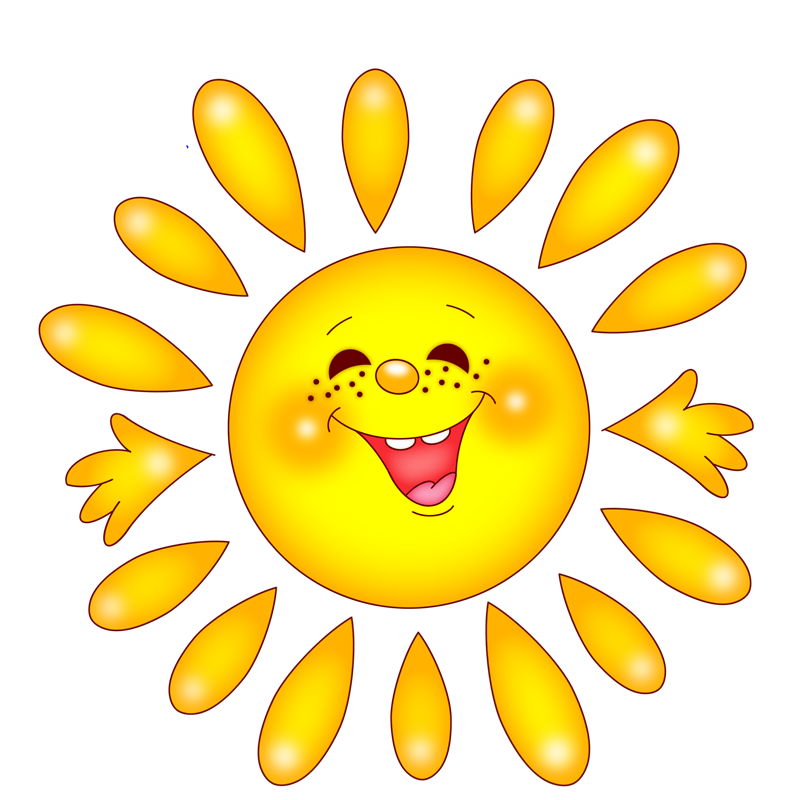
#> input picture OOP/1.png, 800 x 800 px; its folder holds only this picture in this run
$ python 9.py
#> lines starting #> are read from the running program, lines starting #| are printed output that depends on the picture
import os, glob
from PIL import Image, ImageDraw, ImageColor, ImageFont

def convert_image(ext, new_ext):
#> called with ext = '.png', new_ext = '.jpg'
    for infile in glob.glob('*' + ext):
        file, extension = os.path.splitext(infile)
        fill_color = (255, 255, 255)
        text = 'Hello,\nWorld!'
        size = 300
        im = Image.open(infile)
#> im is the input picture: PIL image 800x800 RGBA; mean R, G, B, A 197.6, 143.8, 73.4, 96.5
        fontpath="tahoma.ttf"
        tahoma = ImageFont.truetype(fontpath, 78)
        # Убираем маску непрозрачности на png. Можно было просто сменить режим на RGB,
        # но мне показалось что дополнительно залить фон белым будет правильнее.
        # Вот ссылка на issue библиотеки https://github.com/python-pillow/Pillow/issues/2609
        if im.mode in ('RGBA', 'LA'):
            background = Image.new(im.mode[:-1],  im.size, fill_color)
#> background: PIL image 800x800 RGB; every value is 255
            background.paste(im, im.split()[-1])
            im = background
            draw =  ImageDraw.Draw(im)
            img_width, img_height = im.size
#> img_width = 800; img_height = 800
            draw.rectangle([(img_width - size) / 2, (img_height - size) / 2, (img_width + size) / 2, (img_height + size) / 2], width=10)
            draw.multiline_text([(img_width - size) / 2, (img_height - size) / 2, (img_width + size) / 2, (img_height + size) / 2], text, fill=(0,0,0), font=tahoma)
        im.save(file + new_ext, 'JPEG')
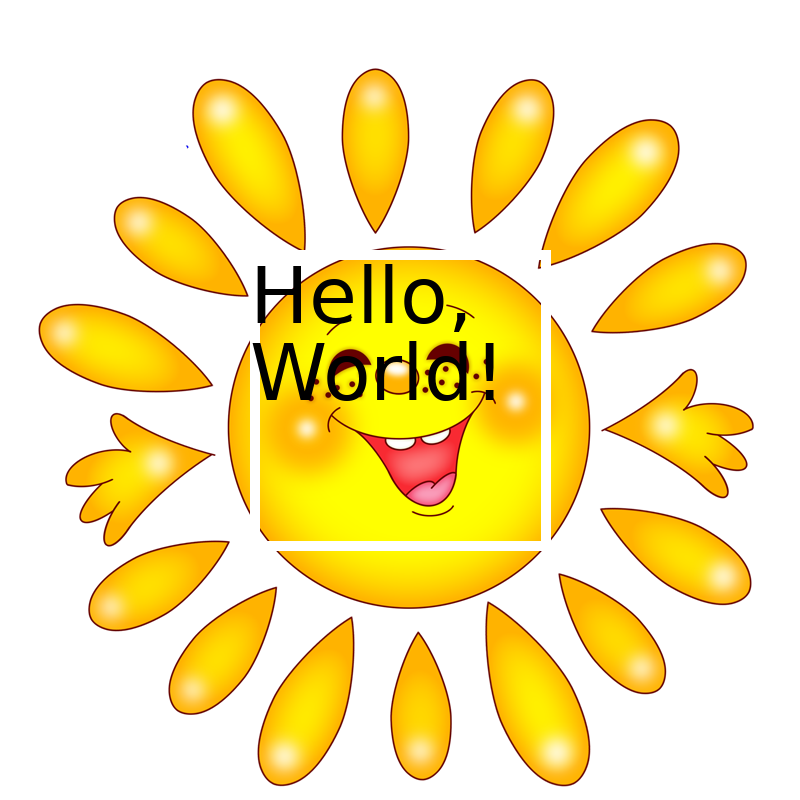
#> saved as 1.jpg: PIL image 800x800 RGB; mean R, G, B 248.3, 230.7, 165.7
        del draw
    if im:
        return 1
    else:
        return 0

ext = '.png'
new_ext = '.jpg'
con_img = convert_image(ext, new_ext)
"""
def draw_image(new_ext):
    for infile in glob.glob('*' + new_ext):
        im = Image.open(infile)
        draw = ImageDraw.Draw(im)
        draw.


for infile in glob.glob("*.jpg"):
    file, ext = os.path.splitext(infile)
    im = Image.open(infile)
    im.thumbnail(size)
    draw = ImageDraw.Draw(im)
    draw.multiline_text((200, 200), 'I love \n YOU!')
    im.save(file + '.thumbnail', 'JPEG')
    del draw
"""

$ run again, on OOP/4.png
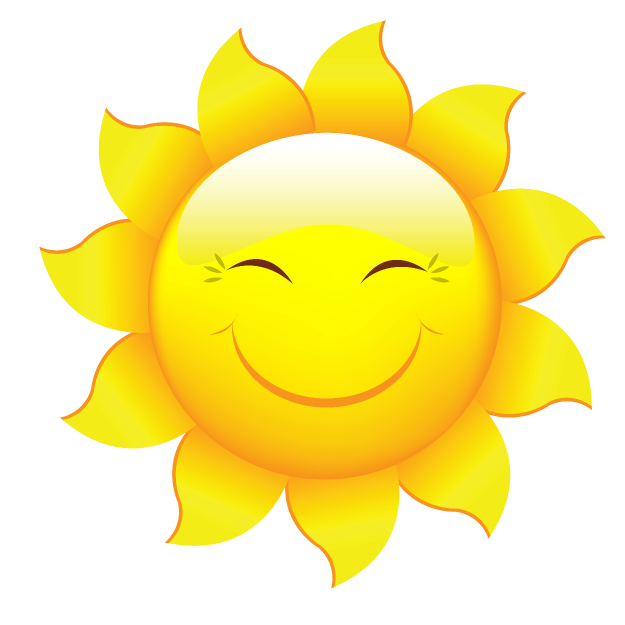
#> input picture OOP/4.png, 1249 x 1249 px (shown at 1/2 size)
#> in convert_image, im is the input picture: PIL image 1249x1249 RGBA; mean R, G, B, A 125.2, 110.7, 17.8, 127.9
#> in convert_image, `im.save(file + new_ext, 'JPEG')`:
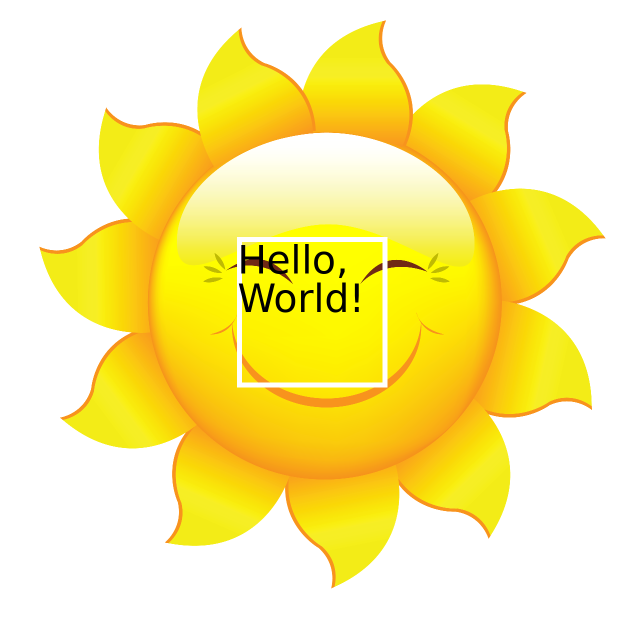
#> saved as 4.jpg: PIL image 1249x1249 RGB (shown at 1/2 size); mean R, G, B 250.8, 236.5, 146.7

$ run again, on OOP/5.png
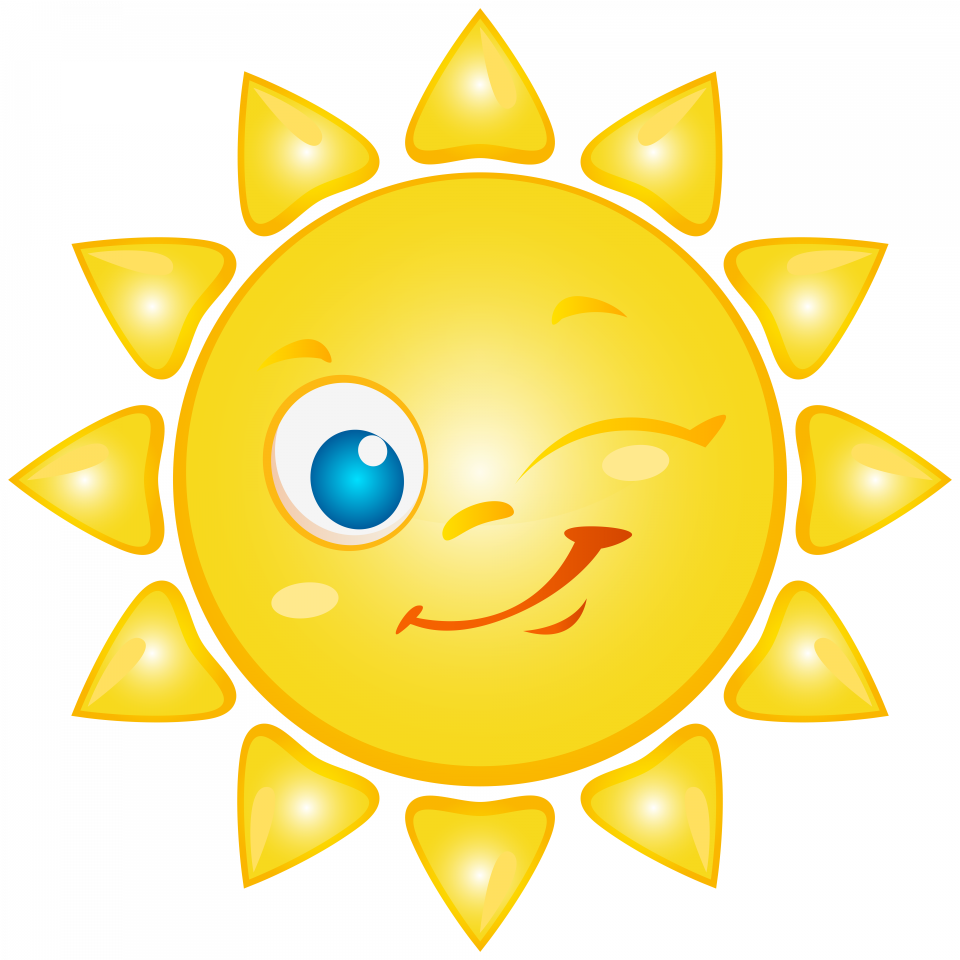
#> input picture OOP/5.png, 1920 x 1920 px (shown at 1/2 size)
#> in convert_image, im is the input picture: PIL image 1920x1920 RGBA; mean R, G, B, A 204.5, 189.2, 110.6, 130.6
#> in convert_image, `im.save(file + new_ext, 'JPEG')`:
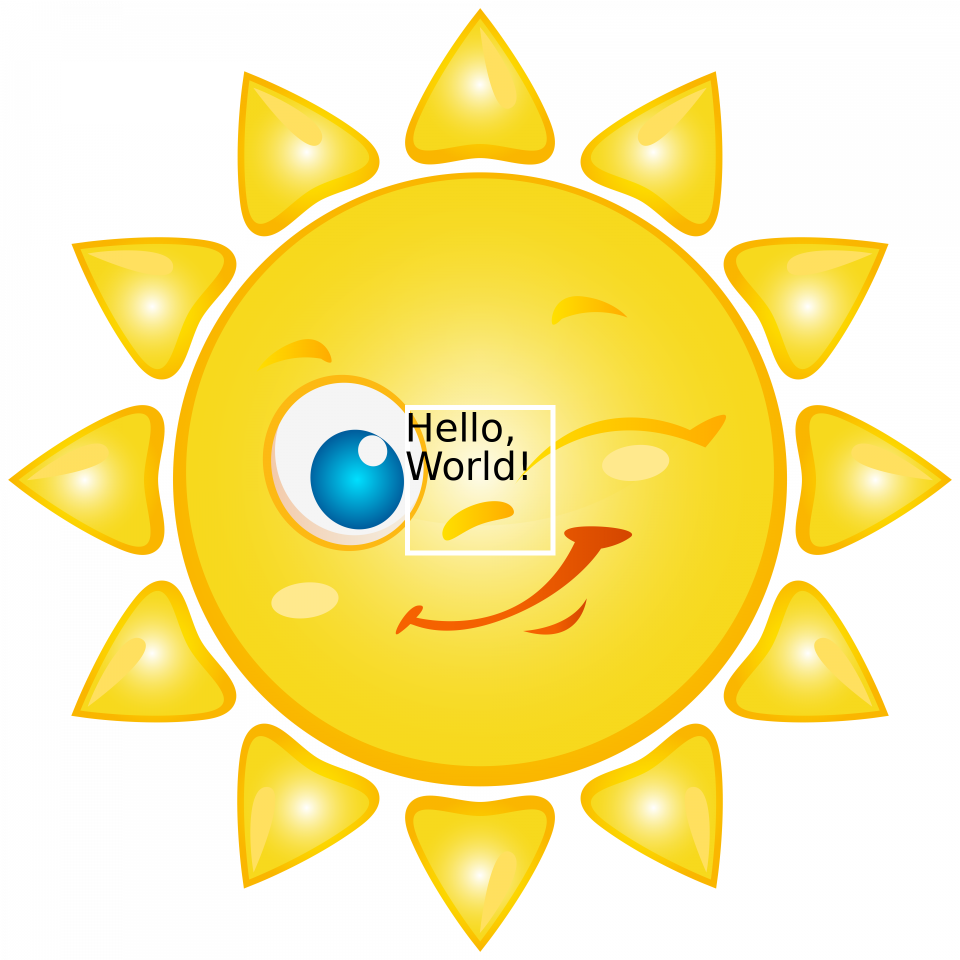
#> saved as 5.jpg: PIL image 1920x1920 RGB (shown at 1/2 size); mean R, G, B 249, 234, 156.4

$ run again, on OOP/6.png
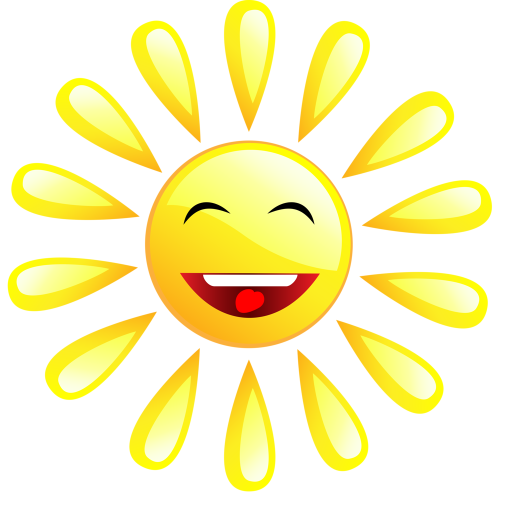
#> input picture OOP/6.png, 1011 x 1024 px (shown at 1/2 size)
#> in convert_image, im is the input picture: PIL image 1011x1024 RGBA; mean R, G, B, A 98.2, 90.4, 30.3, 96.4
#> in convert_image, `im.save(file + new_ext, 'JPEG')`:
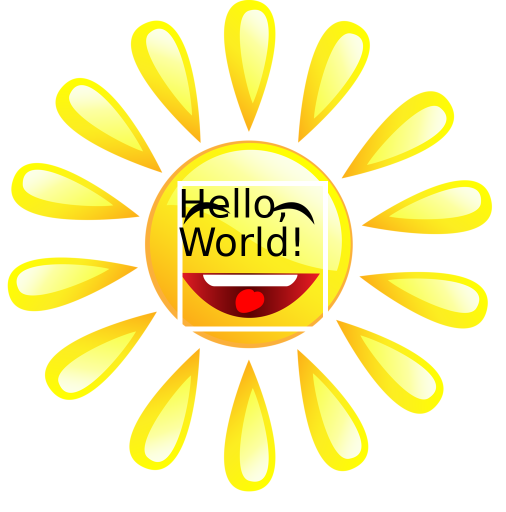
#> saved as 6.jpg: PIL image 1011x1024 RGB (shown at 1/2 size); mean R, G, B 250.5, 243.5, 189.5

$ run again, on OOP/10.png
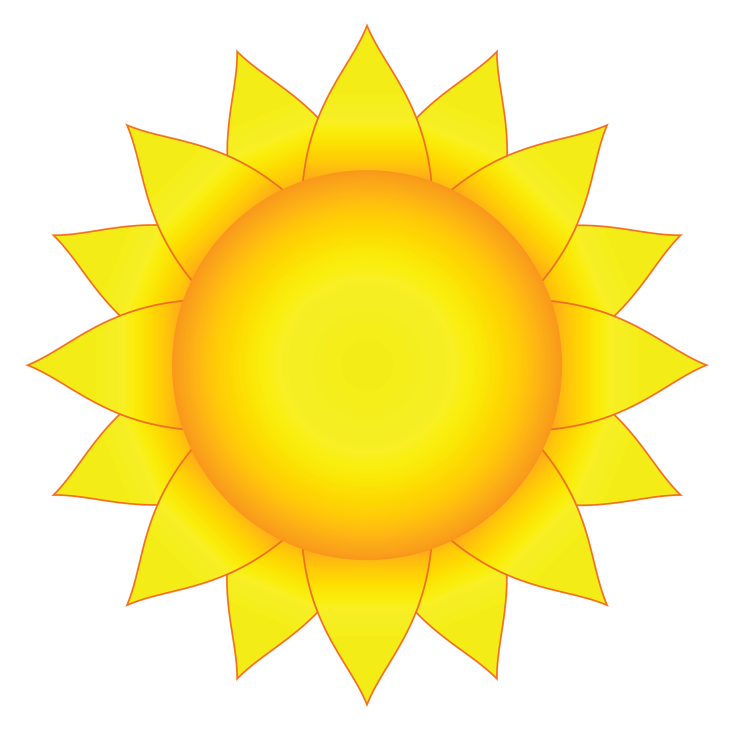
#> input picture OOP/10.png, 1458 x 1464 px (shown at 1/2 size)
#> in convert_image, im is the input picture: PIL image 1458x1464 RGBA; mean R, G, B, A 127.2, 110.1, 9.9, 129.6
#> in convert_image, `im.save(file + new_ext, 'JPEG')`:
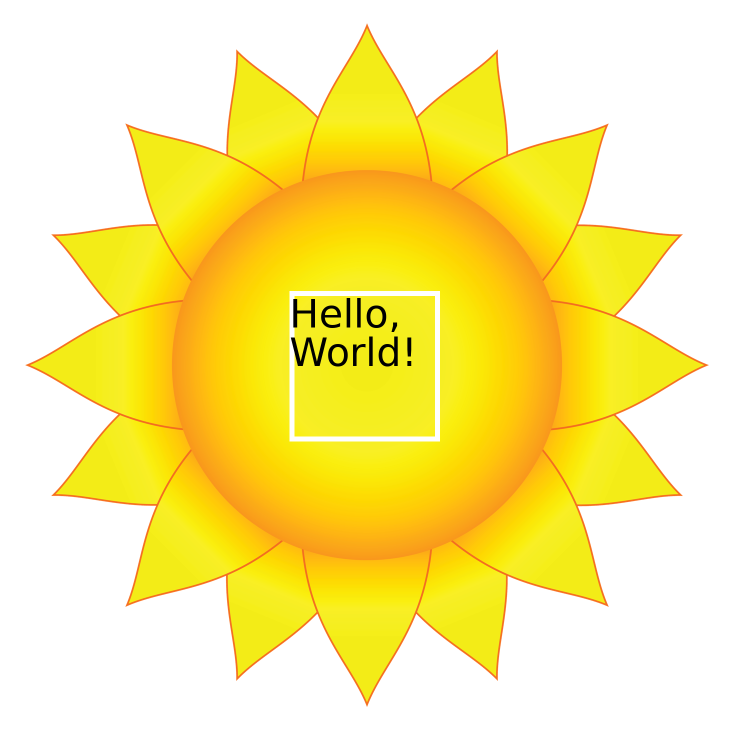
#> saved as 10.jpg: PIL image 1458x1464 RGB (shown at 1/2 size); mean R, G, B 251.1, 234.4, 136.3
